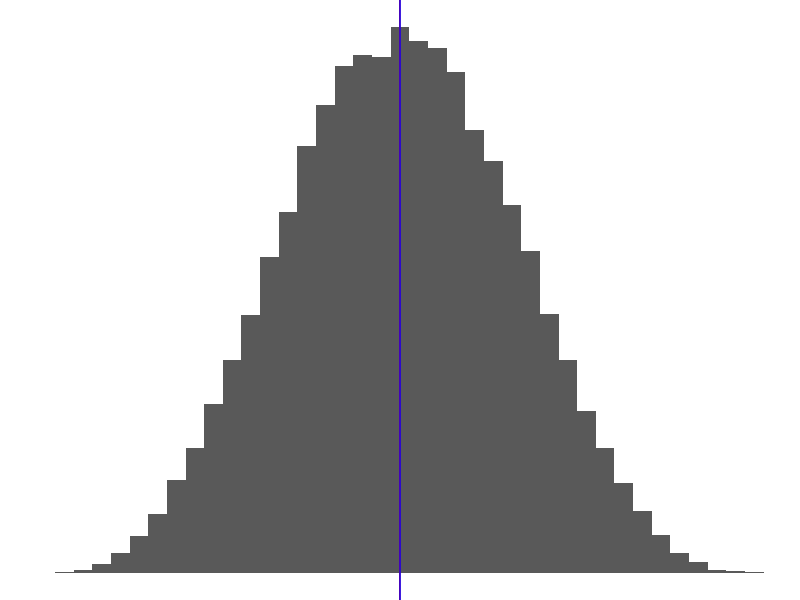
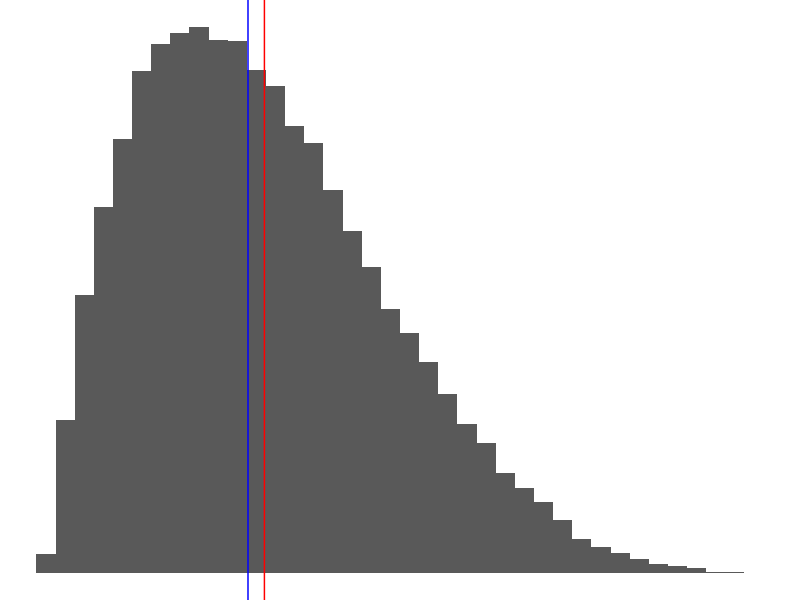
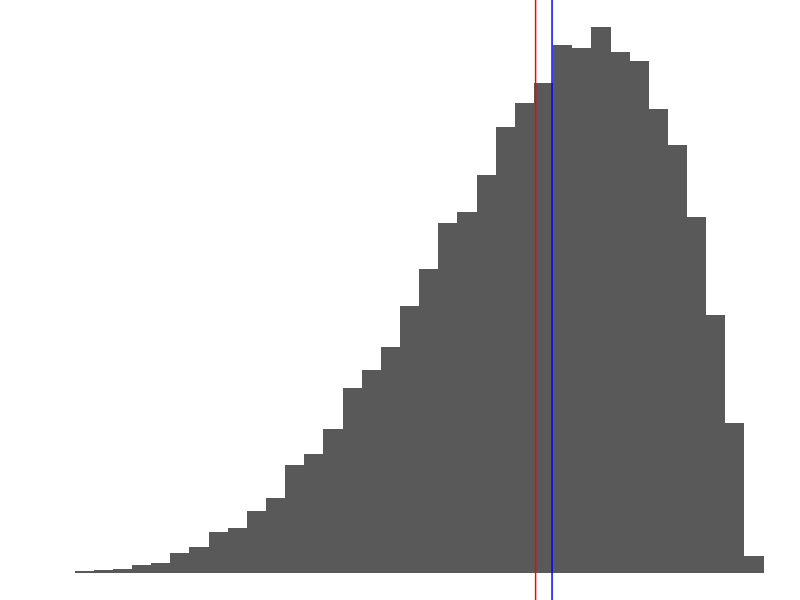

R code for these plots, in order:
## ---- chunk 1
library(knitr)
library(tidyverse)
knitr::opts_chunk$set(eval = TRUE, results = TRUE)
## ---- chunk 2
# loading palmer penguin data
library(palmerpenguins)
## ---- chunk 3
df1 <- data.frame(x=rbeta(50000,5,5))
ggplot(df1,aes(x=x))+geom_histogram(binwidth = .025) + geom_vline(aes(xintercept = mean(x)),color="red") + geom_vline(aes(xintercept = median(x)),color="blue") + theme_void()
## ---- chunk 4
df2 <- data.frame(x=rbeta(50000,2,5))
ggplot(df2,aes(x=x))+geom_histogram(binwidth = .025) + geom_vline(aes(xintercept = mean(x)),color="red") + geom_vline(aes(xintercept = median(x)),color="blue") + theme_void()
## ---- chunk 5
df1 <- data.frame(x=rbeta(50000,5,2))
ggplot(df1,aes(x=x))+geom_histogram(binwidth = .025) + geom_vline(aes(xintercept = mean(x)),color="red") + geom_vline(aes(xintercept = median(x)),color="blue")+theme_void()
